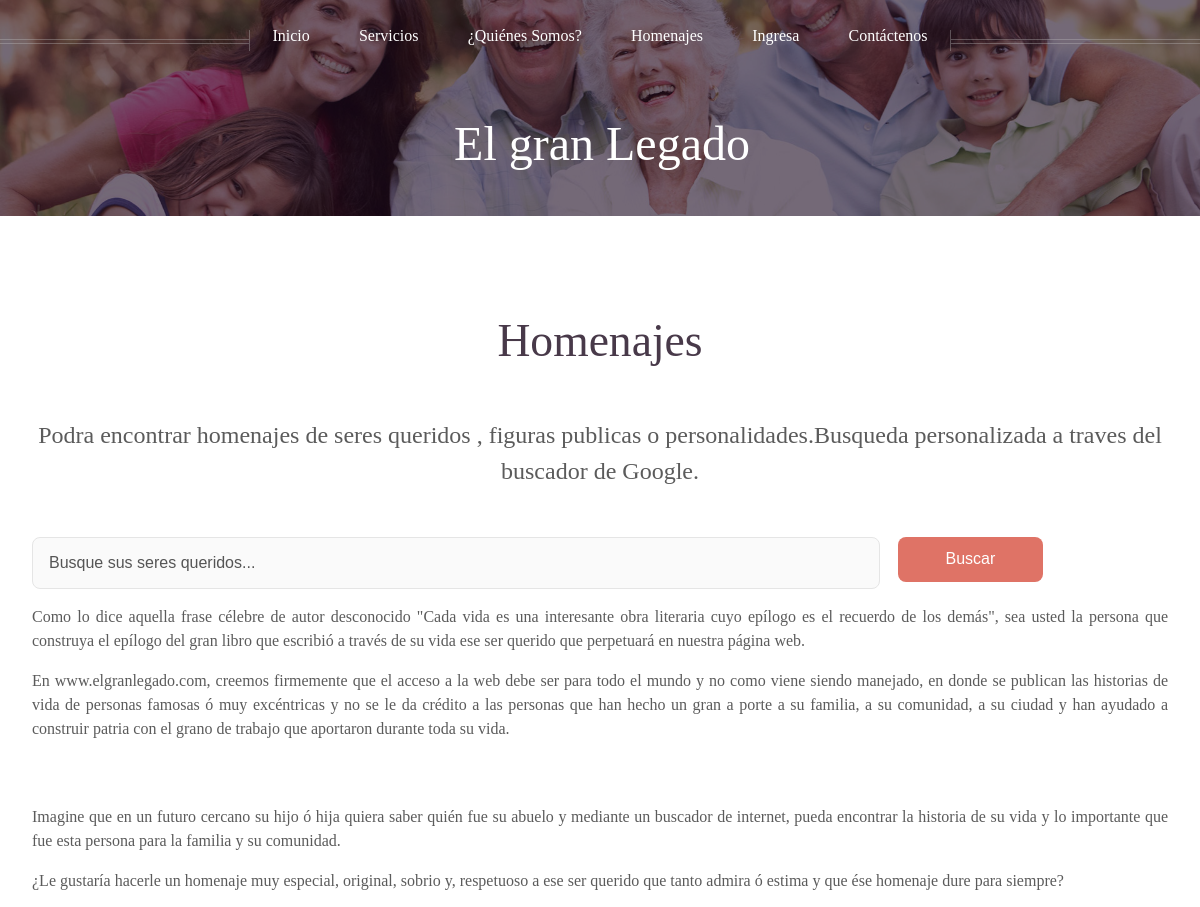
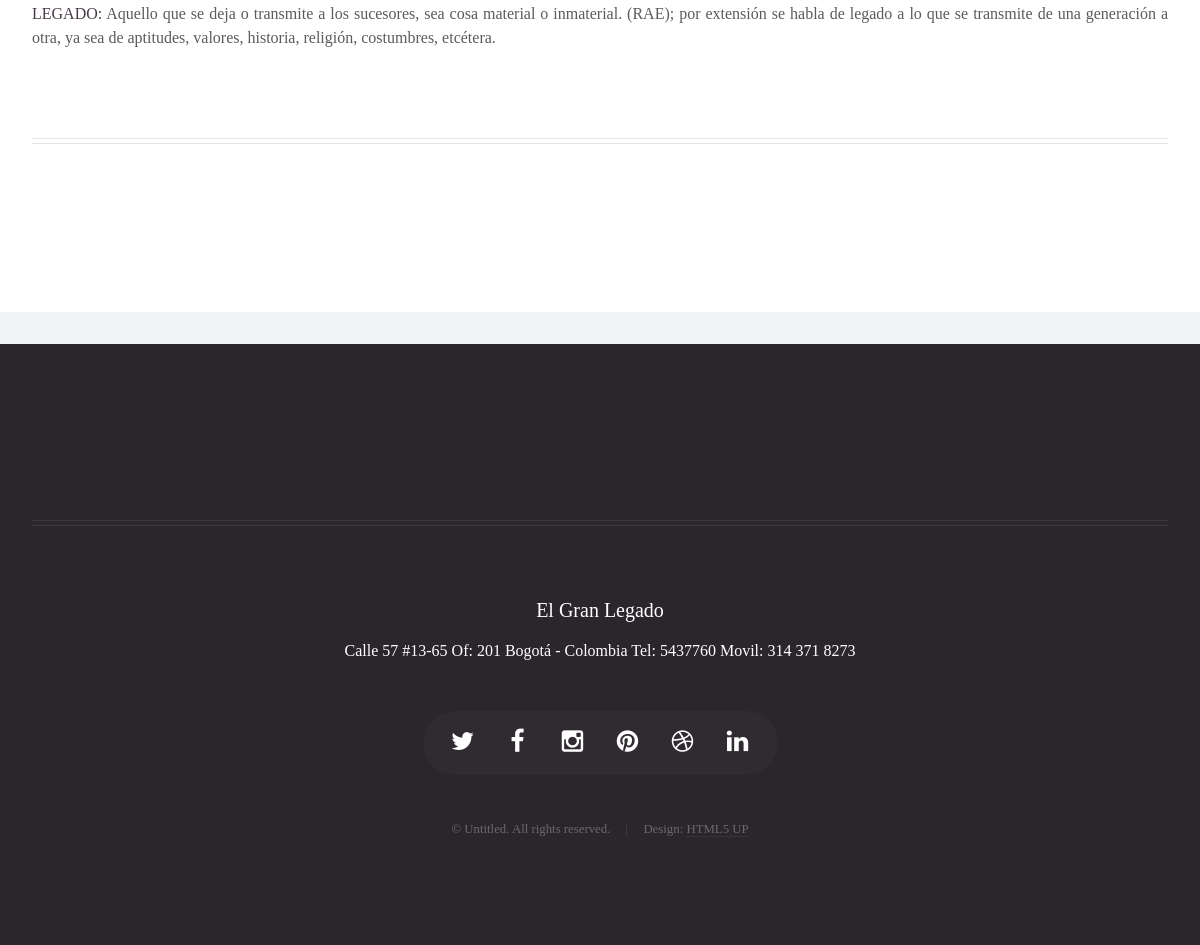
Page /homenajes/ on the committed database (2 pictures, top to bottom).
### legado/models.py (models this page shows, shortened)
class Homenajes(models.Model):
    nombre = models.CharField(max_length=100,verbose_name='Nombre')
    imagen = ProcessedImageField(upload_to='img/homenajes',processors=[ResizeToFit(427, 285)],format='JPEG',options={'quality': 60})
    resumen = RichTextField(verbose_name='Resumen')
    parrafo_uno = RichTextField(verbose_name='Parrafo Primero')
    parrafo_dos = RichTextField(verbose_name='Parrafo Segundo')
    parrafo_tres = RichTextField(verbose_name='Parrafo Tercero')
    """Los PARRAFOS debe ser un Many to many a un MODEL"""

### legado/views.py (the view)
# urls.py: url(r'^homenajes/', 'HomenajesIndex', name='homenajes'),
def HomenajesIndex(request):
    homenaj = Homenajes.objects.first()
    return render_to_response('homenajes.html', locals(), context_instance=RequestContext(request))

### legado/context_processors.py (called while the page is built)
def mostrarfrase(request):
    return {'frase':choice(frases)}

### legado/templates/homenajes.html
{%extends "base.html"%}
{% block Content %}
	<body class="no-sidebar">
		<div id="page-wrapper">
				<div id="header" >
						<div class="inner">
							<header>
								<h1><a href="{% url "inicio" %}" id="logo">El gran Legado</a></h1>
							</header>
						</div>
					{% include 'menu.html' %}
				</div>
				<div class="wrapper style1">
					<div class="container">
						<article id="main" class="special">
							<header>
								<h2><a href="{% url "homenajes" %}">{{ homenaj.nombre }}</a></h2>
								<p>
									{{ homenaj.resumen | safe }}
								</p>
							</header>
							{%include "buscador.html"%}
                            {% load static from staticfiles %}
							<p>
								{{ homenaj.parrafo_uno | safe  }}
							</p>
							<section>
								<p>
								{{ homenaj.parrafo_dos | safe  }}
								</p>
								<p>
									{{ homenaj.parrafo_tres | safe  }}
								</p>
							</section>
						</article>
						<hr />
					</div>
				</div>
		</div>
	</body>
{% endblock Content %}

### rows in the picture
Homenajes: nombre "Homenajes", resumen "Podra encontrar homenajes de seres queridos , figuras publicas o personalidades.Busqueda personalizada a traves del buscador de Google.", parrafo_uno "Como lo dice aquella frase célebre de autor desconocido \"Cada vida es una interesante obra literaria cuyo epílogo es el recuerdo de los demás\", sea usted la persona que construya el epílogo del gran libro que escribió a través de su vida ese ser querido que perpetuará en nuestra página web. En www.elgranlegado.com, creemos firmemente que el acceso a la web debe ser para todo el mundo y no como viene siendo manejado, en donde se publican las historias de vida de personas famosas ó muy excéntricas y no se le da crédito a las personas que han hecho un gran a porte a su familia, a su comunidad, a su ciudad y han ayudado a construir patria con el grano de trabajo que aportaron durante toda su…", parrafo_dos "Imagine que en un futuro cercano su hijo ó hija quiera saber quién fue su abuelo y mediante un buscador de internet, pueda encontrar la historia de su vida y lo importante que fue esta persona para la familia y su comunidad. ¿Le gustaría hacerle un homenaje muy especial, original, sobrio y, respetuoso a ese ser querido que tanto admira ó estima y que ése homenaje dure para siempre?", parrafo_tres "LEGADO: Aquello que se deja o transmite a los sucesores, sea cosa material o inmaterial. (RAE); por extensión se habla de legado a lo que se transmite de una generación a otra, ya sea de aptitudes, valores, historia, religión, costumbres, etcétera."
